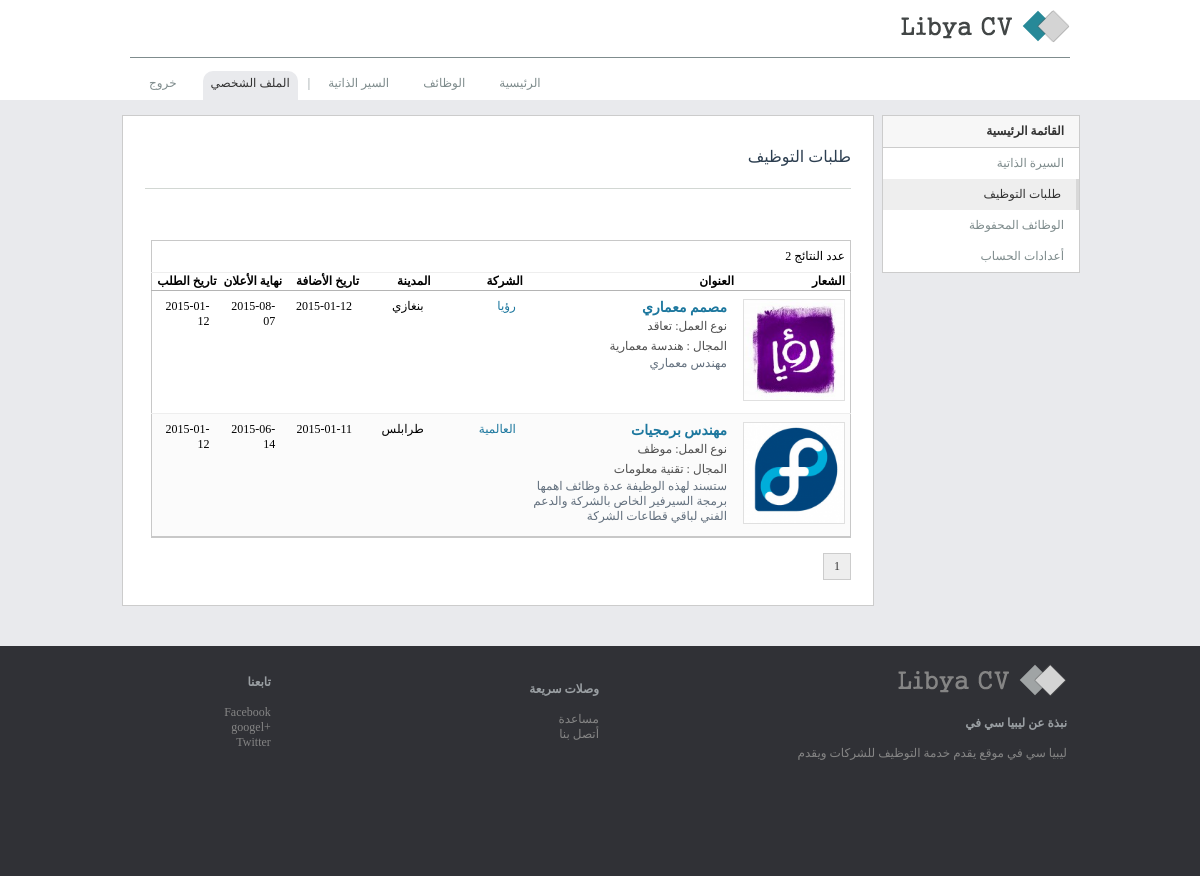
The page /seeker/seekerreq.php (signed in) on the database its author committed.
### tables this page shows
CREATE TABLE IF NOT EXISTS `job_description` (
  `emp_id` int(30) NOT NULL,
  `desc_id` int(20) NOT NULL AUTO_INCREMENT,
  `job_name` varchar(100) NOT NULL,
  `job_desc` text NOT NULL,
  `job_skilles` text NOT NULL,
  `city_id` int(11) NOT NULL DEFAULT '1',
  `domain_id` int(30) NOT NULL,
  `type_id` int(5) NOT NULL DEFAULT '1',
  `salary_id` int(6) NOT NULL DEFAULT '1',
  `job_num` int(20) NOT NULL DEFAULT '1',
  `exp_min` int(20) NOT NULL,
  `exp_max` int(20) NOT NULL,
  `edt_id` int(10) NOT NULL DEFAULT '1',
  `age_min` int(20) NOT NULL,
  `age_max` int(20) NOT NULL,
  `job_gender` varchar(3) NOT NULL DEFAULT 'n',
  `nat_id` int(20) NOT NULL DEFAULT '1',
  `job_start` date NOT NULL,
  `job_end` date NOT NULL,
  `hide_comp` int(5) NOT NULL,
  `view_desc` int(20) NOT NULL,
  `health_status` int(11) NOT NULL DEFAULT '1',
  `status_id` int(11) NOT NULL DEFAULT '1',
  `is_active` int(1) NOT NULL DEFAULT '0',
  `comp_active` int(1) NOT NULL DEFAULT '0',
  `specialty` varchar(150) NOT NULL,
  `exp_level` int(10) NOT NULL DEFAULT '1',
  `see_it` int(11) NOT NULL,
  PRIMARY KEY (`desc_id`),
  KEY `city_id` (`city_id`),
  KEY `domain_id` (`domain_id`),
  KEY `type_id` (`type_id`),
  KEY `salary_id` (`salary_id`),
  KEY `nat_id` (`nat_id`),
  KEY `edt_id` (`edt_id`),
  KEY `exp_level` (`exp_level`),
  KEY `status_id` (`status_id`),
  KEY `emp_id` (`emp_id`)
);

CREATE TABLE IF NOT EXISTS `job_company` (
  `comp_id` int(30) NOT NULL AUTO_INCREMENT,
  `comp_name` varchar(100) NOT NULL,
  `address` varchar(100) NOT NULL,
  `city_id` int(11) NOT NULL DEFAULT '1',
  `count_emp` int(1) NOT NULL,
  `comp_type_id` int(10) NOT NULL DEFAULT '1',
  `start_comp` varchar(20) NOT NULL,
  `size_comp` varchar(4) NOT NULL,
  `domain_id` int(11) NOT NULL DEFAULT '1',
  `comp_desc` text NOT NULL,
  `image` varchar(60) NOT NULL,
  `phone` int(20) NOT NULL,
  `block_admin` int(11) NOT NULL DEFAULT '0',
  `url` varchar(150) NOT NULL,
  PRIMARY KEY (`comp_id`),
  KEY `city_id` (`city_id`),
  KEY `comp_type_id` (`comp_type_id`),
  KEY `domain_id` (`domain_id`)
);

CREATE TABLE IF NOT EXISTS `job_type` (
  `type_id` int(20) NOT NULL AUTO_INCREMENT,
  `type_name` varchar(50) NOT NULL,
  PRIMARY KEY (`type_id`)
);

CREATE TABLE IF NOT EXISTS `job_domain` (
  `domain_id` int(30) NOT NULL AUTO_INCREMENT,
  `domain_name` varchar(35) NOT NULL,
  PRIMARY KEY (`domain_id`)
);

CREATE TABLE IF NOT EXISTS `job_city` (
  `city_id` int(20) NOT NULL AUTO_INCREMENT,
  `city_name` varchar(100) NOT NULL,
  PRIMARY KEY (`city_id`)
);

CREATE TABLE IF NOT EXISTS `job_seeker_req` (
  `req_id` int(11) NOT NULL AUTO_INCREMENT,
  `seeker_id` int(11) NOT NULL,
  `req_date` date NOT NULL,
  `desc_id` int(11) NOT NULL,
  PRIMARY KEY (`req_id`),
  KEY `desc_id` (`desc_id`),
  KEY `seeker_id` (`seeker_id`)
);

### seeker/session.php (called while the page is built, shortened)
<?php
if( isset($_SESSION['txt_user_id'])) {
	if($_SESSION['txt_type'] =='seeker'){
	$txt_user_id	=	$_SESSION['txt_user_id'];
}
elseif($_COOKIE['txt_user_id']) {
		$txt_user_id = $_COOKIE['txt_user_id'];
			$txt_type	 	= 	$_COOKIE['txt_type'];
		}
}
?>

### seeker/seekerreq.php (the view, shortened to what this page needs)
<?php
require_once("session.php");
require_once("../db/db.php");
if(!isset($_GET['page']))
	$page=1;
	else
	$page=(int) $_GET['page'];
			$records_at_page = 20;
			$select_st = "SELECT job_company.comp_id,job_seeker_req.desc_id,job_name, domain_name,city_name, comp_name,job_desc,type_name,job_start
			FROM job_description, job_domain, job_employer, job_company,job_city,job_type,job_status,job_ed_type ,job_nat,job_salary,job_seeker_req
			WHERE job_seeker_req.desc_id = job_description.desc_id
			AND job_employer.emp_id = job_description.emp_id
			AND job_city.city_id = job_description.city_id
			AND job_employer.comp_id = job_company.comp_id
			AND job_description.domain_id = job_domain.domain_id
			AND job_description.type_id = job_type.type_id
			AND job_description.status_id = job_status.status_id
			AND job_ed_type.edt_id =  job_description.edt_id
			AND job_nat.nat_id = job_description.nat_id
			AND job_salary.salary_id = job_description.salary_id
			AND job_description.is_active = 0
			AND job_company.block_admin = 0
			AND job_seeker_req.seeker_id ='$txt_user_id'
			";
			$sql_result_row = $select_st ;
			$sqll_result =  $mysqli->query($sql_result_row) or die ('request "Could not execute SQL query" '.$sql_result_row);
			$recodes_count = $sqll_result->num_rows;
			$page_count = (int) ceil($recodes_count / $records_at_page );
			$start= ($page -1) * $records_at_page;
			$end = $records_at_page;
?>
<!DOCTYPE html>
<head>
<?php
include_once("../inc/header.php");
?>
</head>
    <body>
	    <div class="wrapper">
		<div id="header">
		<?php
		include_once("../inc/logo.php");
		?>
		<div class="hed">
				<ul id="navigation">
								<li>
						<a href="../index.php">الرئيسية</a>
					</li>
					<li>
						<a href="../view/searchjob.php">الوظائف</a>
					</li>
					<li>
						<a href="../view/searchcvs.php" >السير الذاتية </a>
					</li>
				<li class="mm">|</li>
					<li class='selected'>
					<a href='../seeker/profile.php' >الملف الشخصي</a>
					</li>
					<li>
					<a href='../logout.php'>خروج</a>
					</li>
				</ul>
		</div>
	</div>
	 <div id="container">
	   <div class="span3" >
                <ul class="nav nav-list   ">
						<li><span class="menus "><strong>القائمة الرئيسية</strong></span>
						</li>
                        <li> <a href="profile.php"></i>السيرة الذاتية</a> </li>
						<li class="active">
								<a href="seekerreq.php"> طلبات التوظيف</a>
							</li>
							<li>
								<a href="seekersave.php">الوظائف المحفوظة</a>
							</li>
						<li>
                            <a href="settings.php">أعدادات الحساب</a>
                        </li>
                    </ul>
		</div>
<div class="span9">
	<div class="item">
			<h4 id="title_reg">
			<h4>طلبات التوظيف</h4>
			</h4>
			<p class="plinee"></p>
<br/>
<br/>
<?php
$sql ="SELECT req_date,job_company.comp_id,job_seeker_req.desc_id,image, job_name, domain_name, city_name,comp_active, comp_name,job_desc,type_name,job_start,job_end,DAY(job_end) as job_endd
			FROM job_description, job_domain, job_employer, job_company,job_city,job_type,job_status,job_ed_type ,job_nat,job_salary,job_seeker_req
			WHERE job_seeker_req.desc_id = job_description.desc_id
			AND job_employer.emp_id = job_description.emp_id
			AND job_city.city_id = job_description.city_id
			AND job_employer.comp_id = job_company.comp_id
			AND job_description.domain_id = job_domain.domain_id
			AND job_description.type_id = job_type.type_id
			AND job_description.status_id = job_status.status_id
			AND job_ed_type.edt_id =  job_description.edt_id
			AND job_nat.nat_id = job_description.nat_id
			AND job_salary.salary_id = job_description.salary_id
			AND job_description.is_active = 0
			AND job_company.block_admin = 0
			AND job_seeker_req.seeker_id ='$txt_user_id'
			";
$sql.= " LIMIT $start ,$end";
$sql_result =  $mysqli->query($sql) or die ('request "Could not execute SQL query" '.$sql);
?>
<table id="t01" width="700"  class="tablejob table-bordered"  >
<tr  class="colortop">
<td width="20" colspan="7" >عدد النتائج  <?php echo $sql_result->num_rows ;?></td>
</tr>
 <tr  class="colortop">
    <th width="40" >الشعار</th>
    <th width="320"  >العنوان</th>
    <th width="120"  >الشركة</th>
	<th width="80" >
	   المدينة
	 </th>
     <th width="100"  >
	 تاريخ الأضافة
	 </th>
	 <th width="80"  >نهاية الأعلان</th>
	 <th width="80"  >تاريخ الطلب</th>
  </tr>
<?php
if ($sql_result->num_rows >0) {
	while ($row = $sql_result->fetch_assoc()) {
?>
  <tr>
    <td><?php
	$filename="../images/company/ll.jpg";
	if($row['image'] !=""){
	$filename = '../images/company/'.$row['image']; }
	?>
	<a  href="../view/job.php?id=<?php echo $row['desc_id']; ?>"><img class='imgview'  src=<?php if($row['image'] !=""){echo $filename;}else {echo "../images/no_pic.gif";}?> >  </img></a></td>
    <td><span class="title"><a  href="../view/job.php?id=<?php echo $row['desc_id']; ?>"><?php echo $row['job_name']; ?></a></span><br>
	<span class='textssearch'>نوع العمل: <?php echo $row['type_name']; ?>
	<br/><?php echo " المجال : ".$row['domain_name'] ;?>
	</span><br><span class='texts'><?php if(strlen($row['job_desc']) >= 200){ echo substr($row['job_desc'],0,200)."..."; }else {echo substr($row['job_desc'],0,200)."";} ?></span>
	</td>
		<td><?php if($row['comp_active']==1){echo "اسم الشركة محجوب";}else{echo '<a href="../view/viewcompany.php?id='.$row['comp_id'].'" > '.$row['comp_name'].' </a>';}?></td>
	<td><?php echo $row["city_name"]; ?></td>
	<td><?php echo $row["job_start"]; ?></td>
	<td><?php
	echo $row["job_end"]."<br/>";
	?></td>
<td><?php echo $row['req_date']; ?></td>
  </tr>
<?php
	}
} else {
?>
<tr><td colspan="7">لا توجد نتائج.</td>
<?php
}
?>
</table>
<br/>
<?php
$pagination="";
$page    = (isset($_GET['page']) ? $_GET['page'] : 1);
$lastpage       = $page_count;
$loopcounter = ( ( ( $page + 2 ) <= $lastpage ) ? ( $page + 2 ) : $lastpage );
$startCounter =  ( ( ( $page - 2 ) >= 3 ) ? ( $page - 2 ) : 1 );
if($page_count >= 1)
{
			$pagination .= '<div class="pagen" >';
                    for($i = $startCounter; $i <= $loopcounter; $i++)
                    {
					if($page == $i)
					$pagination .= '<a class="current">'.$page.'</a>';
					else
                        $pagination .= '<a href="'.$_SERVER['PHP_SELF'].'?page='.$i.'">'.$i.'</a>';
                    }
				$pagination .= '</div>';
                }
echo $pagination;
?>
<br/>
</div>
</div>
</div>
</div>
<?php
include_once("../inc/footerdown.php");
?>
</body>
</html>

### css/style1.css (style rules this page uses)
body { margin : 0; padding : 0; text-align : right; min-width : 960px; font : 12px "tahoma"; background : #e9eaed; }
.wrapper { margin : 0 auto; min-width : 980px; }
#container { float : none !important ; margin : 0 auto; width : 960px; }
.nav { margin-bottom : 20px; margin-left : 0; list-style : none; }
.nav > li > a { display : block; }
.nav > li > .menus { display : block; }
.nav-list > li a { color : #7f8c8d; text-decoration : none; height : 25px; }
[class*="span"] { float : right; min-height : 1px; }
.span9 { width : 730px; background : #fff; border : #ccc solid 1px; padding : 10px; margin-right : 8px; }
.span3 { width : 198px; background : #fff; }
.nav-list { border : #ccc solid 1px; margin : 0 auto 20px; padding-right : 15px; padding-left : 15px; margin-bottom : 0; }
.nav-list > li > a, .nav-list > li > .menus, .nav-list .nav-header { margin-right : -15px; margin-left : -15px; }
.nav-list > li { line-height : 25px; text-align : right; color : #333; }
.nav-list > li > a { padding : 3px 15px; }
.nav-list > li > .menus { padding : 3px 15px; color : #333; border-bottom : 1px solid #ccc; background : #f7f7f7; }
.nav-list > .active > a, .nav-list > .active > a:hover, .nav-list > .active > a:focus { color : #333; border-right : 3px solid #d8d8d8; background : #eee; }
.item { width : 700px; padding-right : 12px; padding-left : 12px; }
ul { color : #191919; margin-right : -18px; }
p.plinee { padding-bottom : 1px; color : #333; width : 706px; margin-top : 10px; margin-bottom : 20px; border-top : 1px solid #d2d7d3; }
h4 { color : #29abe2; font : 16px "tahouma"; }
img { border : 0; }
.texts { margin : 14px 0; color : #63707e; }
.textssearch { line-height : 20px; margin : 14px 0; color : #505050; }
.imgview { width : 100px; height : 100px; border : #e0e0e0 solid 1px; }
#header { height : 100px; margin : 0 auto 15px; background : #fff; }
.hed { width : 940px; margin : 0 auto; padding-top : 6px; }
#navigation { float : left; line-height : 15px; vertical-align : middle; display : inline-block; list-style : none; margin-left : 2px; padding : 0; }
#navigation li { color : #7f8c8d; float : right; margin : 0 1px; }
#navigation li a { padding : 5px 8px 10px; color : #7f8c8d; font-size : 12px; margin : 8px; text-decoration : none; }
#navigation li.selected a, #navigation li a:hover { color : #333; background : #e9eaed; border-bottom : 3px solid #e9eaed; border-radius : 10px 10px 0 0; text-shadow : none; }
.table-bordered { text-align : center; }
.table-bordered th { background : #e8e8e8; font-style : normal; }
.tablejob { border-bottom : 2px solid #c8c8c8; text-align : right; border-collapse : collapse; }
table.tablejob td { border-top : 1px solid #c8c8c8; border-bottom : 1px solid #eee; padding : 8px; vertical-align : top; }
table.tablejob td:first-child, table.tablejob th:first-child { border-right : 1px solid #c8c8c8; padding-right : 5px; }
table.tablejob td:last-child, table.tablejob th:last-child { border-left : 1px solid #c8c8c8; }
.tablejob th { border-bottom : 1px solid #b4b4b4; }
table#t01 tr:nth-child(even) { background : #fbfbfb; }
table#t01 tr:nth-child(odd) { background : #fff; }
table#t01 th { color : #000; background : #fff; }
.title { font-size : 14px; font-weight : 700; }
h1, h2, h3, h4, h5, h6 { font-family :"tahoma"; color : #2c3e50; }
a { color : #1c779e; text-decoration : none; }
.pagen { color : #829994; }
.pagen a { color : #333; display : inline-block; padding : 5px 10px; border : #ccc solid 1px; text-decoration : none; margin-left : 4px; }
.pagen a:hover, .pagen a.current { background : #eee; color : #333; }

### rows shown on the page
job_description: job_company.image (picture), job_name "مصمم معماري", type.type_name "تعاقد", domain.domain_name "هندسة معمارية", job_desc "مهندس معماري", job_company.comp_name "رؤيا", city.city_name "بنغازي", job_start "2015-01-12", job_end "2015-08-07", job_seeker_req.req_date "2015-01-12"
job_description: job_company.image (picture), job_name "مهندس برمجيات", type.type_name "موظف", domain.domain_name "تقنية معلومات", job_desc "ستسند لهذه الوظيفة عدة وظائف اهمها برمجة السيرفير الخاص بالشركة والدعم الفني لباقي قطاعات الشركة", job_company.comp_name "العالمية", city.city_name "طرابلس", job_start "2015-01-11", job_end "2015-06-14", job_seeker_req.req_date "2015-01-12"

### other values the page prints
$sql_result->num_rows "2"
